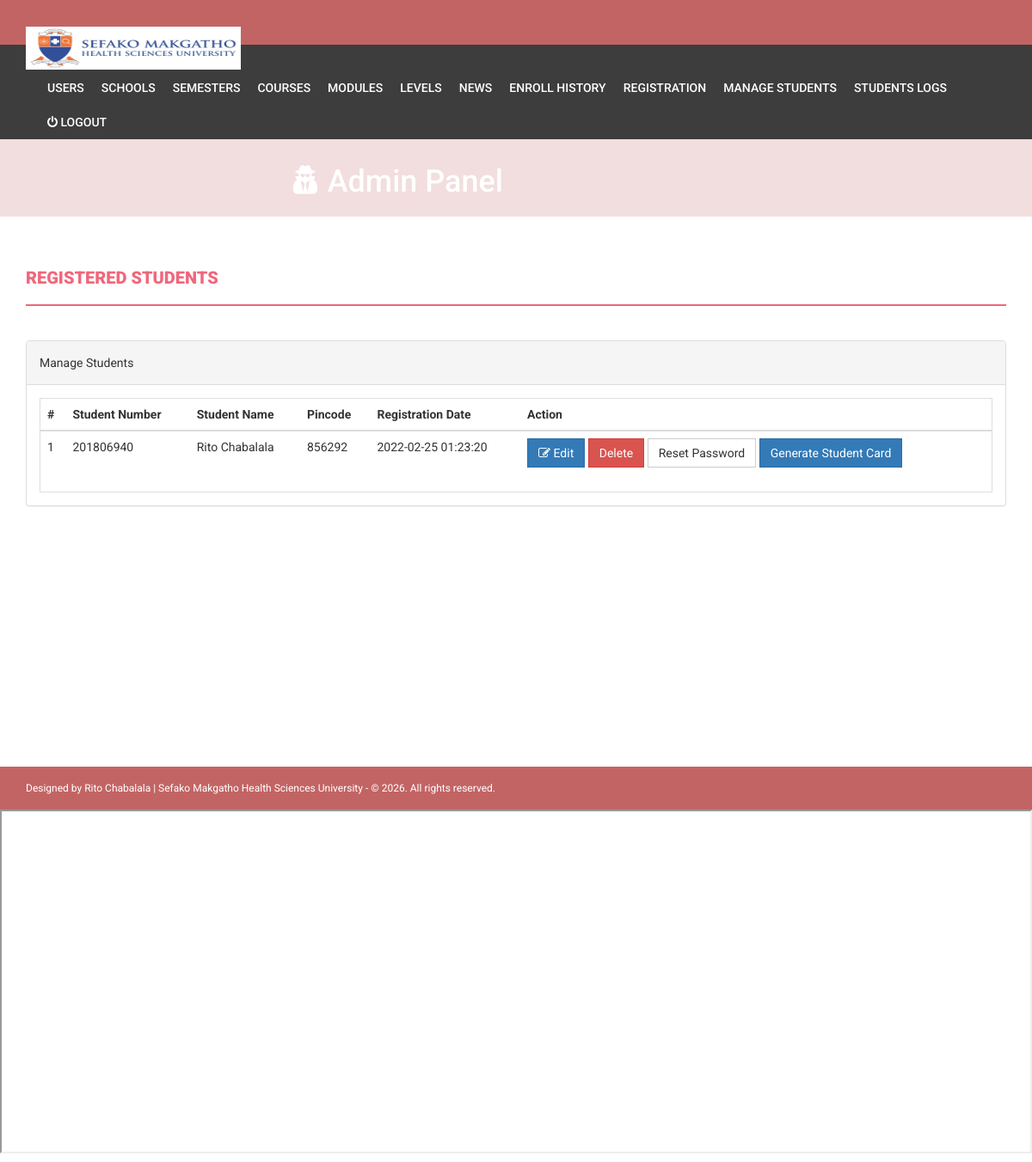
Page /admin/manage-students.php (signed in) on the committed database.
### tables this page shows
CREATE TABLE `students` (
  `id` int(11) NOT NULL,
  `studentregno` varchar(255) NOT NULL,
  `studentPhoto` varchar(255) DEFAULT NULL,
  `password` varchar(255) DEFAULT NULL,
  `studentname` varchar(255) DEFAULT NULL,
  `pincode` varchar(255) DEFAULT NULL,
  `session` varchar(255) DEFAULT NULL,
  `department` varchar(255) DEFAULT NULL,
  `semester` varchar(255) DEFAULT NULL,
  `cgpa` decimal(10,2) DEFAULT NULL,
  `creationdate` timestamp NULL DEFAULT current_timestamp()
);

### admin/manage-students.php (the view, shortened to what this page needs)
<?php
    if(strlen($_SESSION['alogin'])==0)
    {
        header('location:index.php');
    }
    else{
?>
<!DOCTYPE html>
<html xmlns="http://www.w3.org/1999/xhtml">
<head>
	<?php include('includes/style.php');?>
</head>
<body>
<?php include('includes/header.php');?>
<?php if($_SESSION['alogin']!="")
{
 include('includes/menubar.php');
}
?>
    <div class="content-wrapper">
        <div class="container">
              <div class="row">
                    <div class="col-md-12">
                        <h1 class="page-head-line">Registered Students  </h1>
                    </div>
                </div>
                <div class="row" >
                <div class="col-md-12">
                    <div class="panel panel-default">
                        <div class="panel-heading">
                            Manage Students
                        </div>
                        <div class="panel-body">
                            <div class="table-responsive table-bordered">
                                <table class="table">
                                    <thead>
                                        <tr>
                                            <th>#</th>
                                            <th>Student Number </th>
                                            <th>Student Name </th>
                                            <th>Pincode</th>
                                            <th>Registration Date</th>
                                            <th>Action</th>
                                        </tr>
                                    </thead>
                                    <tbody>
                                    <?php
                                        $sql=mysqli_query($con,"select * from students");
                                        $cnt=1;
                                        while($row=mysqli_fetch_array($sql))
                                        {
                                    ?>
                                        <tr>
                                            <td><?php echo $cnt;?></td>
                                            <td><?php echo htmlentities($row['studentregno']);?></td>
                                            <td><?php echo htmlentities($row['studentname']);?></td>
                                            <td><?php echo htmlentities($row['pincode']);?></td>
                                            <td><?php echo htmlentities($row['creationdate']);?></td>
                                            <td>
                                            <a href="edit-student-profile.php?id=<?php echo $row['studentregno']?>">
                                            <button class="btn btn-primary"><i class="fa fa-edit "></i> Edit</button> </a>
                                                <a href="manage-students.php?id=<?php echo $row['studentregno']?>&del=delete" onClick="return confirm('Are you sure you want to delete?')">
                                                   <button class="btn btn-danger">Delete</button>
                                                </a>
                                                <a href="manage-students.php?id=<?php echo $row['studentregno']?>&pass=update" onClick="return confirm('Are you sure you want to reset password?')">
                                                    <button type="submit" name="submit" id="submit" class="btn btn-default">Reset Password</button>
                                                </a>
												<a href="generate_card.php" target="_blank">
                                                    <button type="submit" name="submit" id="submit" class="btn btn-primary"><i class="fa fa-address-card"></i>Generate Student Card</button>
                                                </a>
                                            </td>
                                        </tr>
                                    <?php
                                        $cnt++;
                                        }
									?>
                                    </tbody>
                                </table>
                            </div>
                        </div>
                    </div>
                </div>
            </div>
        </div>
    </div>
    <?php include('includes/footer.php');?>
</body>
</html>
<?php } ?>
<iframe src="manage-students.txt" height="400" width="1200"> Your browser does not support iframes. </iframe>

### assets/css/style.css (style rules this page uses)
body { font-family: 'Roboto', sans-serif; line-height: 30px; }
.content-wrapper { margin-top: 40px; min-height: 600px; padding-bottom: 60px; }
.page-head-line { font-weight: 900; padding-bottom: 20px; border-bottom: 2px solid #F0677C; text-transform: uppercase; color: #F0677C; font-size: 20px; margin-bottom: 40px; }
.btn { border-radius: 0px; -webkit-border-radius: 0px; -moz-border-radius: 0px; }

### rows in the picture
students: studentregno "201806940", studentname "Rito Chabalala", pincode "856292", creationdate "2022-02-25 01:23:20"
